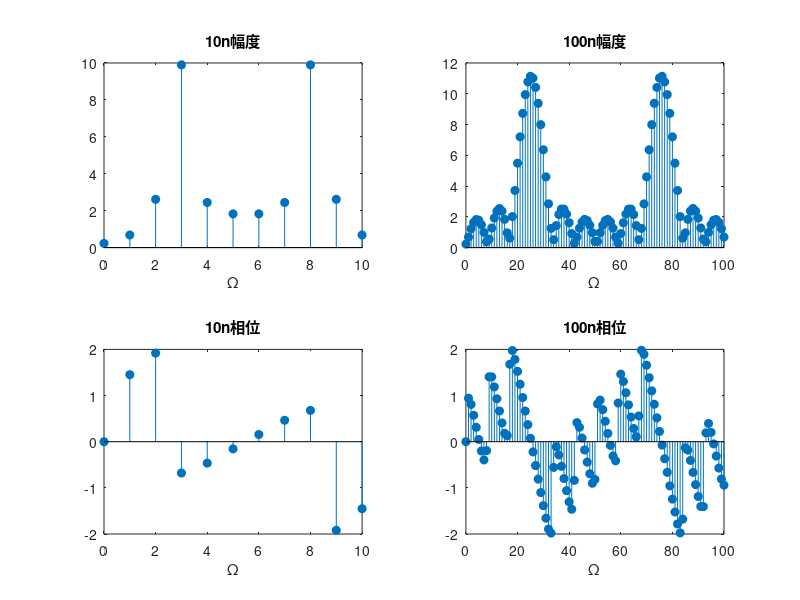

Write MATLAB code to recreate this figure.
n=0:10;
x=cos(0.48*pi*n)+cos(0.52*pi*n);
Xk=fft(x);
subplot(221);
stem(n,abs(Xk),'filled');
xlabel('\Omega');
title('10n幅度');
n1=0:100;
x1=[x zeros(1,90)];
Xk1=fft(x1);
subplot(222);
stem(n1,abs(Xk1),'filled');
xlabel('\Omega');
title('100n幅度');
subplot(223);
stem(n,angle(Xk),'filled');
xlabel('\Omega');
title('10n相位');
x1=[x zeros(1,90)];
Xk1=fft(x1);
subplot(224);
stem(n1,angle(Xk1),'filled');
xlabel('\Omega');
title('100n相位');
